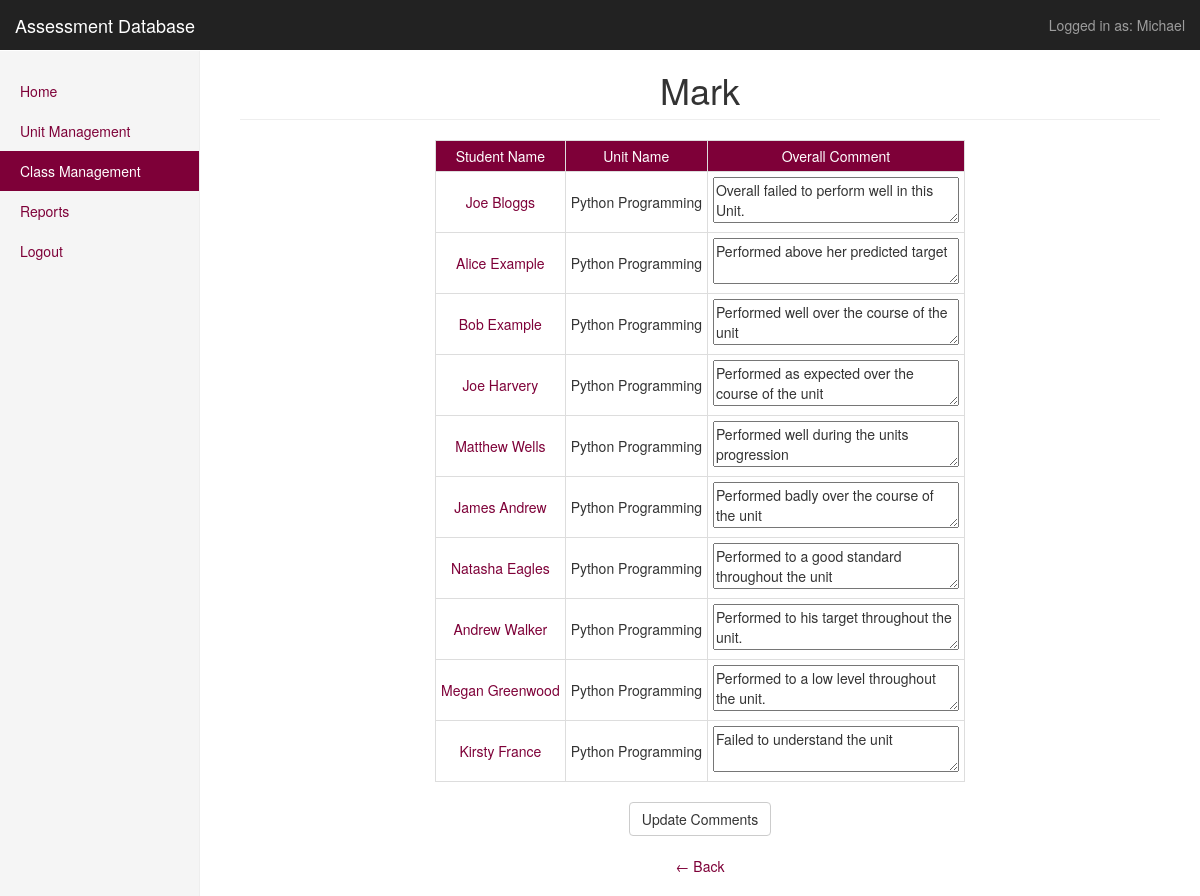
Page /public/classmanagement/mark/8R-IT4/Test/ (signed in) on the committed database.
### tables this page shows
CREATE TABLE IF NOT EXISTS `unitcomments` (
`id` int(11) NOT NULL,
  `unit_id` int(11) NOT NULL,
  `student_name` varchar(128) NOT NULL,
  `comment` text,
  `teacher_name` varchar(32) NOT NULL,
  `identifier` varchar(16) NOT NULL,
  `class_name` varchar(20) NOT NULL
);

### app/core/Controller.php (called while the page is built, shortened)
<?php
require 'Session.php';
class Controller {
    public function view($view, $data = [])
    {
        require_once '../app/views/' . $view . '.php';
    }
}

### app/core/App.php (called while the page is built, shortened)
<?php
class App
{
    protected $method = 'index';
    public function __construct()
    {
        $url = $this->parseUrl();
        if (file_exists('../app/controllers/' . $url[0] . '.php')) {
            unset($url[0]);
        }
        $this->controller = new $this->controller;
        if (isset($url[1])){
            if(method_exists($this->controller, $url[1])){
               $this->method = $url[1];
               unset($url[1]);
            }
        }
        $this->params = $url ? array_values($url) : [];
        call_user_func_array([$this->controller, $this->method], $this->params);
    }
    protected function parseUrl()
    {
        if(isset($_GET['url'])) {
            return $url = explode('/', filter_var(rtrim($_GET['url'], '/'), FILTER_SANITIZE_URL));
        }
    }
}

### public/index.php (called while the page is built, shortened)
<?php
$app = new App();

### app/core/Session.php (called while the page is built, shortened)
<?php
class Session {
    public static function get($key)
    {
        if (isset($_SESSION[$key])) {
            return $_SESSION[$key];
        }
        return null;
    }
}

### app/models/Assessment.php (called while the page is built, shortened)
<?php
class Assessment
{
    public function getStudentOverallComments($teacherName, $identifier)
    {
        $db = Database::getInstance();
        $statement = $db->prepare("SELECT * FROM unitcomments WHERE teacher_name = :teacherName AND identifier = :identifier;");
        $statement->bindParam(':teacherName', $teacherName);
        $statement->bindParam(':identifier', $identifier);
        $statement->execute();
        $result = $statement->fetchAll(PDO::FETCH_ASSOC);
        if (sizeof($result) > 0) {
            return $result;
        }
        return false;
    }
}

### app/models/Unit.php (called while the page is built, shortened)
<?php
class Unit
{
    public function getUnitByIdentifier($teacherName, $identifier)
    {
        $sql = "SELECT DISTINCT(assessment.unit_id), unit_name FROM `assessment`
                LEFT JOIN unit
                ON assessment.unit_id = unit.unit_id
                WHERE identifier = :identifier
                AND assessment.teacher_name = :teacherName;";
        $db = Database::getInstance();
        $statement = $db->prepare($sql);
        $statement->bindParam(':identifier', $identifier);
        $statement->bindParam(':teacherName', $teacherName);
        $statement->execute();
        $result = $statement->fetchAll(PDO::FETCH_ASSOC);
        if (sizeof($result) > 0) {
            return $result;
        }
        return false;
    }
}

### app/views/classmanagement/mark.php (the view, shortened to what this page needs)
<!DOCTYPE html>
<html lang="en">
<head>
    <link href="/AssessmentDatabase/public/css/bootstrap_css/bootstrap.min.css" rel="stylesheet">
    <link href="/AssessmentDatabase/public/css/dashboard.css" rel="stylesheet">
    <link href="/AssessmentDatabase/public/css/tables.css" rel="stylesheet">
</head>
<body>
<nav class="navbar navbar-inverse navbar-fixed-top">
    <div class="container-fluid">
        <div class="navbar-header">
            <a class="navbar-brand" href="/AssessmentDatabase/public/home/">Assessment Database</a>
        </div>
        <div id="navbar">
            <ul class="nav navbar-nav navbar-right">
                <li><a href="#">Logged in as: <?php echo htmlentities(Session::get('username')); ?></a></li>
            </ul>
        </div>
    </div>
</nav>
<div class="container-fluid">
    <div class="row">
        <div class="col-sm-3 col-md-2 sidebar">
            <ul class="nav nav-sidebar">
                <li><a href="/AssessmentDatabase/public/Home/">Home</a></li>
                <li><a href="/AssessmentDatabase/public/UnitManagement/">Unit Management</a></li>
                <li class="active"><a href="/AssessmentDatabase/public/ClassManagement/">Class Management <span class="sr-only">(current)</span></a></li>
                <li><a href="/AssessmentDatabase/public/ReportManagement/">Reports</a></li>
                <li><a href="/AssessmentDatabase/public/Home/Logout/">Logout</a></li>
            </ul>
        </div>
        <div class="col-sm-9 col-sm-offset-3 col-md-10 col-md-offset-2 main">
            <div class="text-center center-block">
                <h1 class="page-header">Mark</h1>
                <table class="table-bordered table-responsive">
                    <tr>
                        <td>Student Name</td>
                        <td>Unit Name</td>
                        <td>Overall Comment</td>
                    </tr>
                    <form action="" method="POST">
                        <?php
                        $count = 0;
                        foreach ($data['comments'] as $student) {
                            echo '<tr>';
                            echo '<td><a href="/Assessmentdatabase/public/classmanagement/mark/' . $data['className'] . '/' . $data['identifier']. '/' . $student['student_name'] . '/"> ' . $student['student_name'] . ' </a>';
                            echo '<td>' . $data['unitName'][0]['unit_name'] . '</td>';
                            echo '<td><textarea rows="2" cols="30" name="' . $count . '">' . $student['comment'] . '</textarea></td>';
                            echo '</tr>';
                            $count++;
                        }
                        ?>
                </table>
                <br>
                <input type="submit" class="btn btn-default" value="Update Comments">
                <br><br>
                <a href="/AssessmentDatabase/public/ClassManagement/assess/<?=$data['className'];?>">&larr; Back</a>
            </div>
        </div>
    </div>
</div>
</body>
</html>

### public/css/dashboard.css (style rules this page uses)
body { padding-top: 50px; }
.navbar-fixed-top { border: 0; }
.sidebar { padding-top: 20px; }
@media (min-width: 768px) { .sidebar { position: fixed; top: 51px; bottom: 0; left: 0; z-index: 1000; display: block; padding: 20px; overflow-x: hidden; overflow-y: auto; background-color: #f5f5f5; border-right: 1px solid #eee; } }
.nav-sidebar { margin-right: -21px; margin-bottom: 20px; margin-left: -20px; }
.nav-sidebar > li > a { padding-right: 20px; padding-left: 20px; }
a, a:hover { color: #7e0038; }
.nav-sidebar > .active > a, .nav-sidebar > .active > a:hover, .nav-sidebar > .active > a:focus { color: #ffffff; background-color: #7e0038; }
.main { padding: 20px; }
@media (min-width: 768px) { .main { padding-right: 40px; padding-left: 40px; } }
.main .page-header { margin-top: 0; }

### public/css/tables.css (style rules this page uses)
table { margin: auto; text-align: center; max-width: 66%; }
td { padding: 5px; }
tr:first-child { color: #ffffff; background-color: #7e0038; font-family: "Helvetica Neue", Helvetica, Arial, sans-serif; }

### rows in the picture
unitcomments: student_name "Joe Bloggs", unit_name "Python Programming", comment "Overall failed to perform well in this Unit."
unitcomments: student_name "Alice Example", unit_name "Python Programming", comment "Performed above her predicted target"
unitcomments: student_name "Bob Example", unit_name "Python Programming", comment "Performed well over the course of the unit"
unitcomments: student_name "Joe Harvery", unit_name "Python Programming", comment "Performed as expected over the course of the unit"
unitcomments: student_name "Matthew Wells", unit_name "Python Programming", comment "Performed well during the units progression"
unitcomments: student_name "James Andrew", unit_name "Python Programming", comment "Performed badly over the course of the unit"
unitcomments: student_name "Natasha Eagles", unit_name "Python Programming", comment "Performed to a good standard throughout the unit"
unitcomments: student_name "Andrew Walker", unit_name "Python Programming", comment "Performed to his target throughout the unit."
unitcomments: student_name "Megan Greenwood", unit_name "Python Programming", comment "Performed to a low level throughout the unit."
unitcomments: student_name "Kirsty France", unit_name "Python Programming", comment "Failed to understand the unit"

### other values in the picture
Session::get('username') "Michael"
